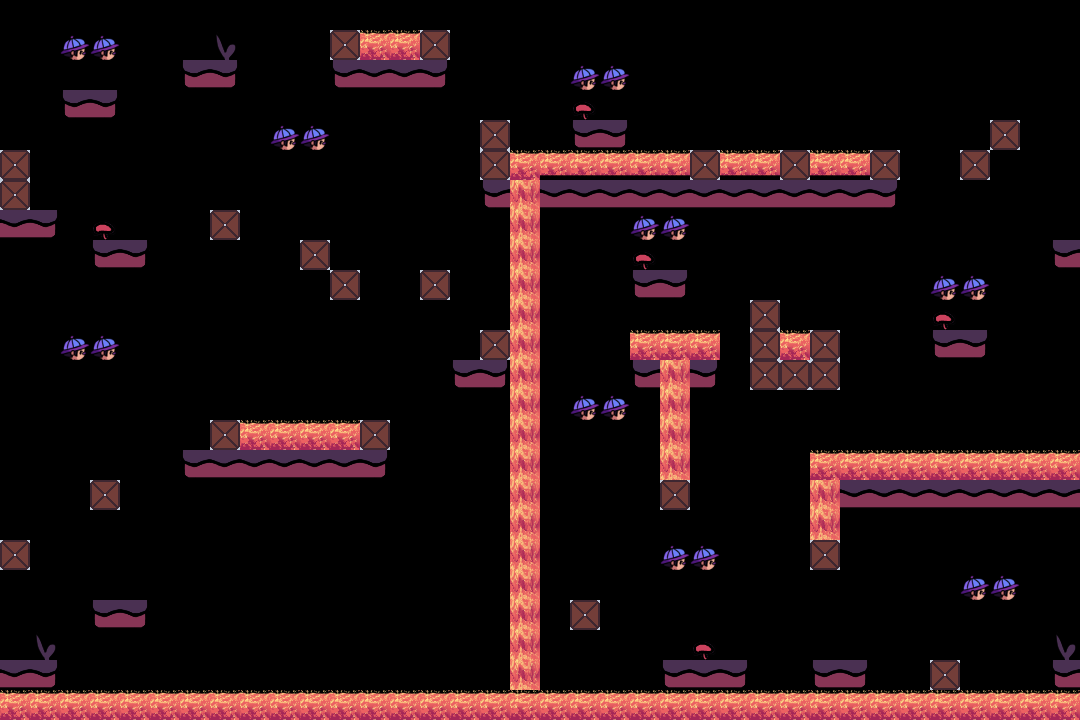

This game map was drawn from its Tiled (.tmx) file and the tilesets committed beside it. A one-line description and the trimmed map source follow:
An orthogonal 36x24 tile map with 30x30 px tiles, 4 tile layers (Sol, Liquides, Autre, peluche) and 40 objects (40x collision).

<map version="1.8" tiledversion="1.8.4" orientation="orthogonal" renderorder="right-down" width="36" height="24" tilewidth="30" tileheight="30" infinite="0" nextlayerid="9" nextobjectid="70">
 <tileset firstgid="1" source="../Tiled/asset.tsx" />
 <layer id="4" name="Sol" width="36" height="24">
  <data>[864 cells, 82 non-empty, 4 distinct tile ids]</data>
 </layer>
 <layer id="5" name="Liquides" width="36" height="24">
  <data>[864 cells, 88 non-empty, 2 distinct tile ids]</data>
 </layer>
 <layer id="6" name="Autre" width="36" height="24">
  <data>[864 cells, 44 non-empty, 5 distinct tile ids]</data>
 </layer>
 <layer id="8" name="peluche" width="36" height="24">
  <data>[864 cells, 18 non-empty, 1 distinct tile ids]</data>
 </layer>
 <objectgroup id="7" name="collision" visible="0">
  <object id="28" type="collision" x="0" y="659.818" width="59.8182" height="30.3636" />
  <object id="29" type="collision" x="89.6364" y="599.636" width="60.1818" height="30.1818" />
  <object id="30" type="collision" x="90.1818" y="479.818" width="30.1818" height="30.1818" />
  <object id="31" type="collision" x="0" y="539.818" width="29.8182" height="30.3636" />
  <object id="32" type="collision" x="180" y="450.182" width="210" height="29.6364" />
  <object id="33" type="collision" x="210" y="420" width="30" height="30" />
  <object id="34" type="collision" x="360" y="419.818" width="30" height="30.1818" />
  <object id="35" type="collision" x="0.333333" y="149.333" width="29.6667" height="90.3333" />
  <object id="36" type="collision" x="30" y="210.333" width="30" height="29.3333" />
  <object id="37" type="collision" x="90.3333" y="240.333" width="59.6667" height="29.6667" />
  <object id="38" type="collision" x="210" y="210.333" width="30" height="29.6667" />
  <object id="39" type="collision" x="60" y="89.6667" width="59.6667" height="30.3333" />
  <object id="40" type="collision" x="179.667" y="60" width="60.3333" height="30.3333" />
  <object id="41" type="collision" x="330" y="60" width="119.667" height="30" />
  <object id="42" type="collision" x="330.333" y="30.3333" width="29.6667" height="29.6667" />
  <object id="43" type="collision" x="420.333" y="29.6667" width="29.3333" height="30.3333" />
  <object id="44" type="collision" x="450" y="360" width="60" height="30" />
  <object id="45" type="collision" x="480" y="329.667" width="30" height="30.3333" />
  <object id="46" type="collision" x="420" y="270" width="30" height="30" />
  <object id="47" type="collision" x="480" y="119.667" width="29.6667" height="60.3333" />
  <object id="49" type="collision" x="570" y="120" width="60" height="30" />
  <object id="50" type="collision" x="690" y="149.667" width="30" height="30.3333" />
  <object id="51" type="collision" x="780.333" y="149.667" width="29.3333" height="30.6667" />
  <object id="52" type="collision" x="870.333" y="149.667" width="29.3333" height="30.3333" />
  <object id="53" type="collision" x="300" y="239.667" width="30.3333" height="30.3333" />
  <object id="54" type="collision" x="330.333" y="270.333" width="29.6667" height="29.3333" />
  <object id="55" type="collision" x="1050" y="239.667" width="29.6667" height="30.3333" />
  <object id="56" type="collision" x="990" y="119.667" width="29.6667" height="30" />
  <object id="57" type="collision" x="960.333" y="150" width="29.6667" height="30" />
  <object id="58" type="collision" x="930" y="330" width="59.6667" height="30.3333" />
  <object id="59" type="collision" x="630" y="270" width="60" height="30" />
  <object id="60" type="collision" x="750.333" y="299.333" width="29.6667" height="91" />
  <object id="61" type="collision" x="810" y="329.667" width="30" height="60.6667" />
  <object id="62" type="collision" x="780.091" y="360" width="30" height="30" />
  <object id="63" type="collision" x="569.938" y="600" width="30.0625" height="29.875" />
  <object id="64" type="collision" x="660" y="660" width="90" height="29.875" />
  <object id="65" type="collision" x="810" y="660" width="59.875" height="29.875" />
  <object id="66" type="collision" x="930" y="660" width="29.875" height="30" />
  <object id="67" type="collision" x="1050" y="659.875" width="30" height="30" />
  <object id="68" type="collision" x="480" y="180" width="420" height="8.5" />
 </objectgroup>
</map>
